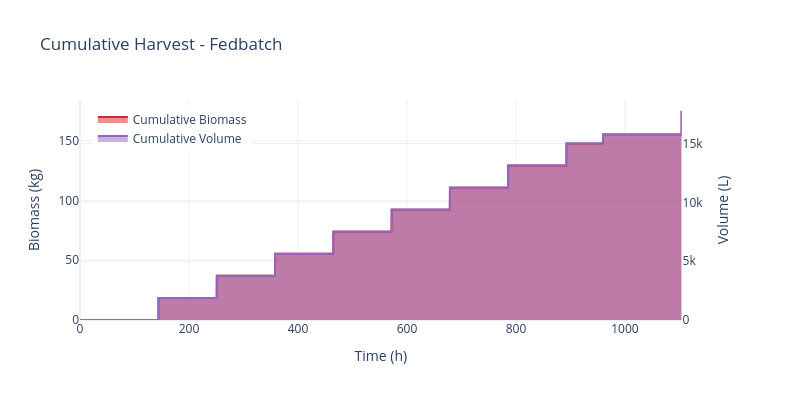

Notebook cell for this chart:
### Markdown cell above
## 3. Plot Cumulative Harvest

Visualize cumulative biomass and volume harvested over time.

### Code cell
# Plot cumulative harvest for all batches
fig_harvest = plot_simulation_cumulative_harvest(sim, max_batches=10)
fig_harvest.show()

# Alternative: using the data object method
# fig_harvest = sim.data.plot_cumulative_harvest(max_batches=10)
# fig_harvest.show()

### Figure 1 — Plotly figure (JSON) as saved in the notebook; plotly's stock layout.template omitted (floating-point values rounded to 4 significant figures; data arrays with more than 128 entries replaced by an {"elided": "..."} marker saying what was removed)
{"data": [{"fill": "tozeroy", "hovertemplate": "Time: %{x:.1f} h<br>Biomass: %{y:.2f} kg<extra></extra>", "line": {"color": "#d62728", "width": 2}, "mode": "lines", "name": "Cumulative Biomass", "type": "scatter", "x": {"elided": "1372 float values"}, "xaxis": "x", "y": {"elided": "1372 float values"}, "yaxis": "y"}, {"fill": "tozeroy", "hovertemplate": "Time: %{x:.1f} h<br>Volume: %{y:.2f} L<extra></extra>", "line": {"color": "#9467bd", "width": 2}, "mode": "lines", "name": "Cumulative Volume", "type": "scatter", "x": {"elided": "1372 float values"}, "xaxis": "x", "y": {"elided": "1372 float values"}, "yaxis": "y2"}], "layout": {"font": {"size": 12}, "height": 400, "legend": {"bgcolor": "rgba(255,255,255,0.8)", "x": 0.02, "y": 0.98}, "showlegend": true, "title": {"text": "Cumulative Harvest - Fedbatch"}, "width": 800, "xaxis": {"anchor": "y", "domain": [0, 0.94], "title": {"text": "Time (h)"}}, "yaxis": {"anchor": "x", "domain": [0, 1], "title": {"text": "Biomass (kg)"}}, "yaxis2": {"anchor": "x", "overlaying": "y", "side": "right", "title": {"text": "Volume (L)"}}}}
